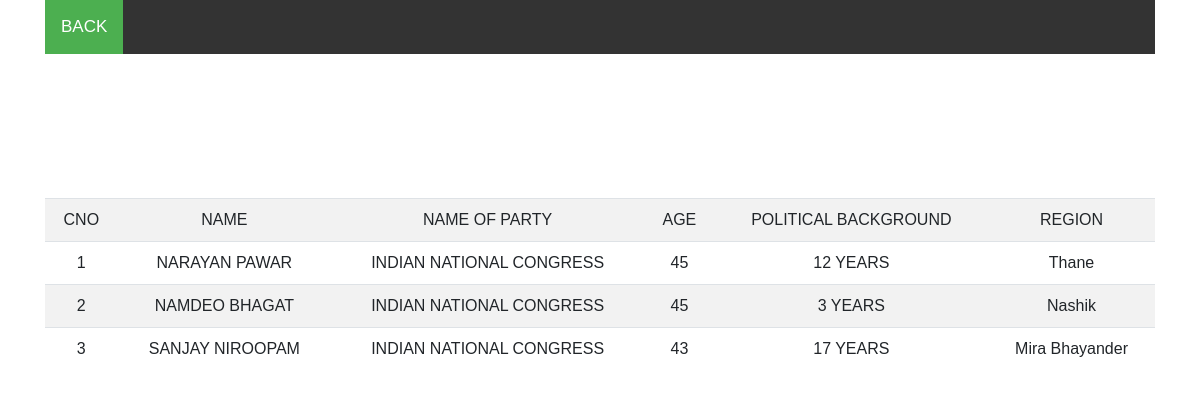
Page /congressmembers.php on the committed database.
### tables this page shows
CREATE TABLE `congresscandidates` (
  `cno` int(11) NOT NULL,
  `name` varchar(255) NOT NULL,
  `nop` varchar(255) NOT NULL,
  `age` int(11) NOT NULL,
  `pb` varchar(255) NOT NULL
);

CREATE TABLE `memberscongress` (
  `cno` int(11) NOT NULL,
  `region` varchar(255) NOT NULL
);

### congressmembers.php (the view, shortened to what this page needs)
<?php
$dbname="sessionpractical";
$servername="localhost";
$username="root";
$password="";
$conn=mysqli_connect($servername,$username,$password,$dbname);
$sql="SELECT congresscandidates.cno,congresscandidates.name,congresscandidates.nop,congresscandidates.age,congresscandidates.pb,memberscongress.region from congresscandidates INNER JOIN memberscongress on  congresscandidates.cno=memberscongress.cno";
$result=mysqli_query($conn,$sql);
$total=mysqli_num_rows($result);
?>
<html>
<head>
  <link rel="stylesheet" href="https://maxcdn.bootstrapcdn.com/bootstrap/4.3.1/css/bootstrap.min.css">
</head>
<body>
<body class="container">
	<div class="topnav">
		<a class="active" href="result.php">BACK</a>
</div>
<br><br><br>
<br><br><br>
<table  class="table table-striped" style="text-align:center">
<tr>
    <td>CNO</td>
    <td>NAME</td>
    <td>NAME OF PARTY</td>
    <td> AGE</td>
    <td>POLITICAL BACKGROUND</td>
    <td>REGION</td>
</tr>
<?php
if($total!=0)
{
    while ($row=mysqli_fetch_assoc($result))
    {
        echo "<tr>
        <td>".$row['cno']."</td>
        <td>".$row['name']."</td>
        <td>".$row['nop']."</td>
        <td>".$row['age']."</td>
        <td>".$row['pb']."</td>
        <td>".$row['region']."</td>
        </tr>";
    }
}
else{
     echo "No Record<br><br>";
 }
 ?>
</body>
</html>

### congressmembers.php (style rules this page uses)
body { margin: 0; font-family: Arial, Helvetica, sans-serif; }
.topnav { overflow: hidden; background-color: #333; }
.topnav a { float: left; color: #f2f2f2; text-align: center; padding: 14px 16px; text-decoration: none; font-size: 17px; }
.topnav a.active { background-color: #4CAF50; color: white; }

### rows in the picture
congresscandidates: cno "1", name "NARAYAN PAWAR", nop "INDIAN NATIONAL CONGRESS", age "45", pb "12 YEARS", memberscongress.region "Thane"
congresscandidates: cno "2", name "NAMDEO BHAGAT", nop "INDIAN NATIONAL CONGRESS", age "45", pb "3 YEARS", memberscongress.region "Nashik"
congresscandidates: cno "3", name "SANJAY NIROOPAM", nop "INDIAN NATIONAL CONGRESS", age "43", pb "17 YEARS", memberscongress.region "Mira Bhayander"
